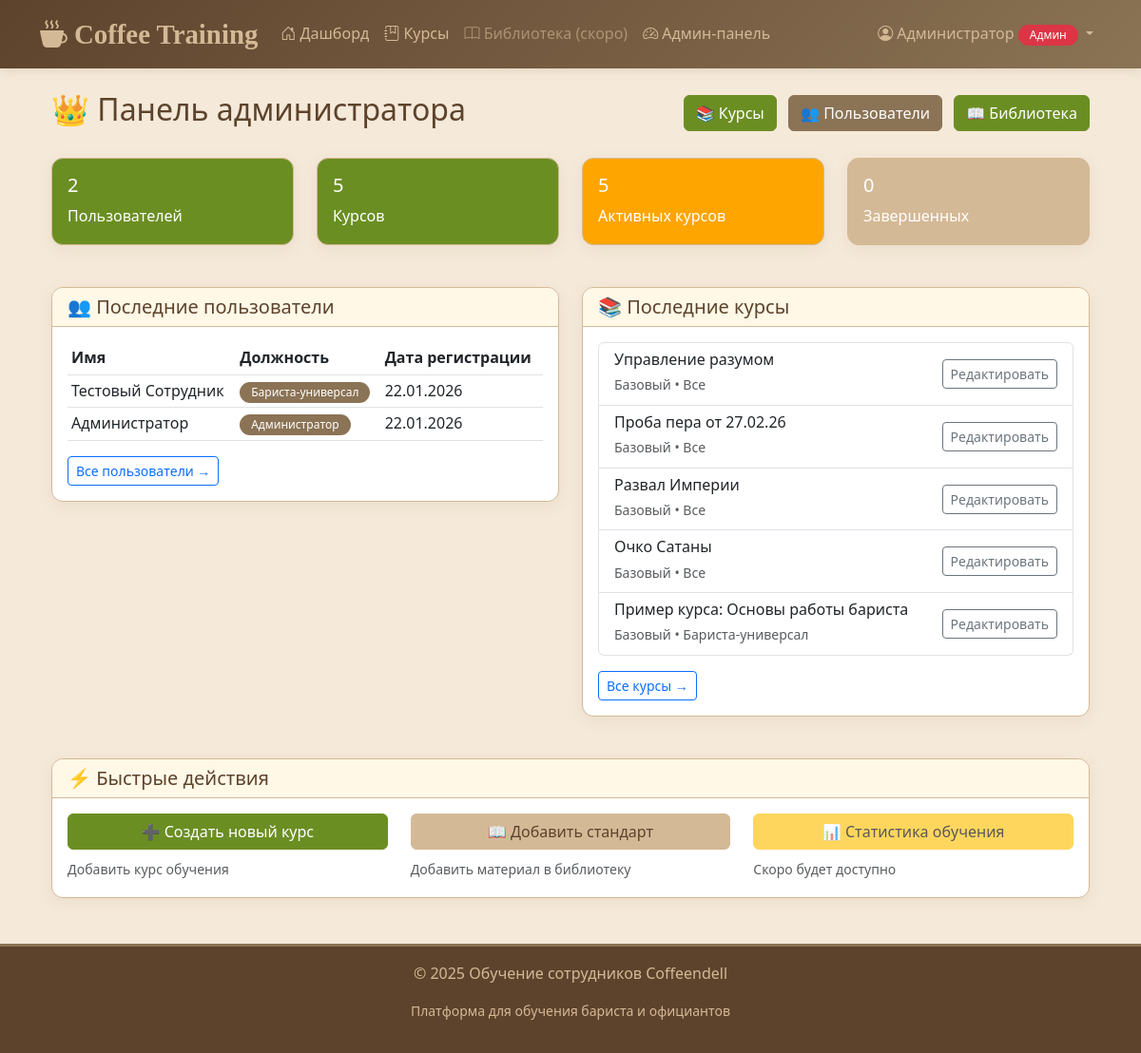
The page /admin (signed in) on the database its author committed.
### database.py (models this page shows)
class User(db.Model):
    __tablename__ = 'user'
    id = db.Column(db.Integer, primary_key=True)
    name = db.Column(db.String(100), nullable=False)
    email = db.Column(db.String(100), unique=True, nullable=False, index=True)
    password = db.Column(db.String(100), nullable=False)
    position = db.Column(db.String(50), default='Бариста')  # Должность
    is_admin = db.Column(db.Boolean, default=False)
    created_at = db.Column(db.DateTime, default=datetime.utcnow)
    progress = db.relationship('UserProgress', backref='user', lazy=True, cascade='all, delete-orphan')
    lesson_progress = db.relationship('LessonProgress', backref='user', lazy=True, cascade='all, delete-orphan')
    test_results = db.relationship('TestResult', backref='user', lazy=True, cascade='all, delete-orphan')

class Course(db.Model):
    __tablename__ = 'course'
    id = db.Column(db.Integer, primary_key=True)
    title = db.Column(db.String(200), nullable=False)
    description = db.Column(db.Text)
    video_url = db.Column(db.String(500))
    category = db.Column(db.String(50), default='Базовый')  # Базовый/Для должности
    required_position = db.Column(db.String(50), default='Все')  # Для кого курс
    order = db.Column(db.Integer, default=0)  # Порядок в обучении
    is_published = db.Column(db.Boolean, default=True)
    created_at = db.Column(db.DateTime, default=datetime.utcnow)
    __table_args__ = (
        db.Index('idx_course_order', 'order'),
        db.Index('idx_course_category', 'category'),
    )
    materials = db.relationship('Material', backref='course', lazy=True, cascade='all, delete-orphan')
    sections = db.relationship('Section', backref='course', lazy=True, cascade='all, delete-orphan')
    tests = db.relationship('Test', backref='course', lazy=True, cascade='all, delete-orphan')
    user_progress = db.relationship('UserProgress', backref='course', lazy=True, cascade='all, delete-orphan')

### app.py (the view)
@app.route('/admin')
@admin_required
def admin_panel():
    stats = {
        'users': User.query.count(),
        'courses': Course.query.count(),
        'active_courses': Course.query.filter_by(is_published=True).count(),
        'completed': UserProgress.query.filter_by(status='completed').count()
    }
    users = User.query.order_by(User.created_at.desc()).limit(10).all()
    recent_courses = Course.query.order_by(Course.created_at.desc()).limit(5).all()
    return render_template('admin_panel.html',
                         stats=stats,
                         users=users,
                         recent_courses=recent_courses,
                         positions=POSITIONS)

### app.py (called while the page is built)
def admin_required(f):
    @wraps(f)
    def decorated_function(*args, **kwargs):
        if 'user_id' not in session:
            return redirect(url_for('login'))
        if not session.get('is_admin'):
            flash('Требуются права администратора', 'danger')
            return redirect(url_for('dashboard'))
        return f(*args, **kwargs)
    return decorated_function

### templates/admin_panel.html
{% extends "base.html" %}
{% block content %}
<div class="container-fluid">
    <div class="d-flex justify-content-between align-items-center mb-4">
        <h2>👑 Панель администратора</h2>
        <div>
            <a href="/admin/courses" class="btn btn-primary me-2">📚 Курсы</a>
            <a href="/admin/users" class="btn btn-secondary me-2">👥 Пользователи</a>
            <a href="/admin/library" class="btn btn-success">📖 Библиотека</a>
        </div>
    </div>
    <div class="row mb-4">
        <div class="col-md-3">
            <div class="card bg-primary text-white">
                <div class="card-body">
                    <h5 class="card-title">{{ stats.users }}</h5>
                    <p class="card-text">Пользователей</p>
                </div>
            </div>
        </div>
        <div class="col-md-3">
            <div class="card bg-success text-white">
                <div class="card-body">
                    <h5 class="card-title">{{ stats.courses }}</h5>
                    <p class="card-text">Курсов</p>
                </div>
            </div>
        </div>
        <div class="col-md-3">
            <div class="card bg-warning text-white">
                <div class="card-body">
                    <h5 class="card-title">{{ stats.active_courses }}</h5>
                    <p class="card-text">Активных курсов</p>
                </div>
            </div>
        </div>
        <div class="col-md-3">
            <div class="card bg-info text-white">
                <div class="card-body">
                    <h5 class="card-title">{{ stats.completed }}</h5>
                    <p class="card-text">Завершенных</p>
                </div>
            </div>
        </div>
    </div>
    <div class="row">
        <div class="col-md-6">
            <div class="card">
                <div class="card-header">
                    <h5 class="mb-0">👥 Последние пользователи</h5>
                </div>
                <div class="card-body">
                    <div class="table-responsive">
                        <table class="table table-sm">
                            <thead>
                                <tr>
                                    <th>Имя</th>
                                    <th>Должность</th>
                                    <th>Дата регистрации</th>
                                </tr>
                            </thead>
                            <tbody>
                                {% for user in users %}
                                <tr>
                                    <td>{{ user.name }}</td>
                                    <td><span class="badge bg-secondary">{{ user.position }}</span></td>
                                    <td>{{ user.created_at.strftime('%d.%m.%Y') }}</td>
                                </tr>
                                {% endfor %}
                            </tbody>
                        </table>
                    </div>
                    <a href="/admin/users" class="btn btn-sm btn-outline-primary">Все пользователи →</a>
                </div>
            </div>
        </div>
        <div class="col-md-6">
            <div class="card">
                <div class="card-header">
                    <h5 class="mb-0">📚 Последние курсы</h5>
                </div>
                <div class="card-body">
                    <div class="list-group">
                        {% for course in recent_courses %}
                        <div class="list-group-item">
                            <div class="d-flex justify-content-between align-items-center">
                                <div>
                                    <h6 class="mb-1">{{ course.title }}</h6>
                                    <small class="text-muted">
                                        {{ course.category }} • {{ course.required_position }}
                                    </small>
                                </div>
                                <a href="/admin/course/{{ course.id }}/edit" class="btn btn-sm btn-outline-secondary">
                                    Редактировать
                                </a>
                            </div>
                        </div>
                        {% endfor %}
                    </div>
                    <a href="/admin/courses" class="btn btn-sm btn-outline-primary mt-3">Все курсы →</a>
                </div>
            </div>
        </div>
    </div>
    <div class="card mt-4">
        <div class="card-header">
            <h5 class="mb-0">⚡ Быстрые действия</h5>
        </div>
        <div class="card-body">
            <div class="row">
                <div class="col-md-4">
                    <a href="/admin/course/new" class="btn btn-success w-100 mb-2">
                        ➕ Создать новый курс
                    </a>
                    <small class="text-muted">Добавить курс обучения</small>
                </div>
                <div class="col-md-4">
                    <a href="/admin/library/new" class="btn btn-info w-100 mb-2">
                        📖 Добавить стандарт
                    </a>
                    <small class="text-muted">Добавить материал в библиотеку</small>
                </div>
                <div class="col-md-4">
                    <button class="btn btn-warning w-100 mb-2" disabled>
                        📊 Статистика обучения
                    </button>
                    <small class="text-muted">Скоро будет доступно</small>
                </div>
            </div>
        </div>
    </div>
</div>
{% endblock %}

### static/css/style.css (style rules this page uses)
:root { --coffee-brown: #8B7355; --coffee-light: #D4B996; --coffee-cream: #F5E9D9; --coffee-green: #6B8E23; --coffee-dark: #5D432C; --coffee-mocha: #A0522D; --coffee-latte: #FFF8E7; }
body { background-color: var(--coffee-cream); font-family: 'Segoe UI', Tahoma, Geneva, Verdana, sans-serif; color: var(--coffee-dark); line-height: 1.6; }
.btn-primary { background-color: var(--coffee-green); border-color: var(--coffee-green); color: white; }
.btn-secondary { background-color: var(--coffee-brown); border-color: var(--coffee-brown); color: white; }
.btn-success { background-color: var(--coffee-green); border-color: var(--coffee-green); }
.btn-warning { background-color: #FFA500; border-color: #FFA500; }
.btn-info { background-color: var(--coffee-light); border-color: var(--coffee-light); color: var(--coffee-dark); }
.card { background-color: white; border: 1px solid var(--coffee-light); border-radius: 12px; box-shadow: 0 4px 15px rgba(139, 115, 85, 0.1); transition: transform 0.3s, box-shadow 0.3s; margin-bottom: 20px; }
.card-header { background-color: var(--coffee-latte); border-bottom: 1px solid var(--coffee-light); color: var(--coffee-dark); font-weight: 600; border-radius: 12px 12px 0 0 !important; }
.badge { font-weight: 500; padding: 5px 12px; border-radius: 20px; }
.bg-primary { background-color: var(--coffee-green) !important; }
.bg-secondary { background-color: var(--coffee-brown) !important; }
.bg-success { background-color: var(--coffee-green) !important; }
.bg-info { background-color: var(--coffee-light) !important; color: var(--coffee-dark); }
.bg-warning { background-color: #FFA500 !important; }
.table { color: var(--coffee-dark); }

### rows shown on the page
User: name "Тестовый Сотрудник", position "Бариста-универсал", created_at "22.01.2026"
User: name "Администратор", position "Администратор", created_at "22.01.2026"
Course: title "Управление разумом", category "Базовый", required_position "Все"
Course: title "Проба пера от 27.02.26", category "Базовый", required_position "Все"
Course: title "Развал Империи", category "Базовый", required_position "Все"
Course: title "Очко Сатаны", category "Базовый", required_position "Все"
Course: title "Пример курса: Основы работы бариста", category "Базовый", required_position "Бариста-универсал"

### other values the page prints
{{ session.get('user_name', 'Пользователь') }} "Администратор"
{{ stats.users }} "2"
{{ stats.courses }} "5"
{{ stats.active_courses }} "5"
{{ stats.completed }} "0"
